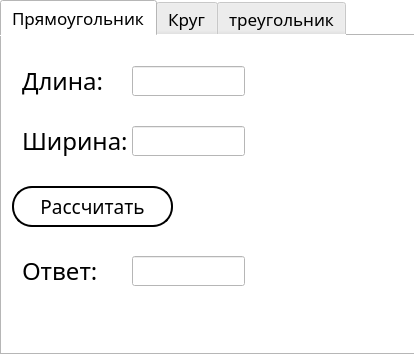
<?xml version="1.0" encoding="UTF-8"?>
<ui version="4.0">
 <class>widget</class>
 <widget class="QWidget" name="widget">
  <property name="geometry">
   <rect>
    <x>0</x>
    <y>0</y>
    <width>414</width>
    <height>354</height>
   </rect>
  </property>
  <property name="font">
   <font>
    <family>Gotham Pro</family>
    <pointsize>18</pointsize>
   </font>
  </property>
  <property name="windowTitle">
   <string>Form</string>
  </property>
  <property name="styleSheet">
   <string notr="true">background-color: rgb(255, 255, 255);</string>
  </property>
  <widget class="QTabWidget" name="tabWidget">
   <property name="geometry">
    <rect>
     <x>0</x>
     <y>0</y>
     <width>415</width>
     <height>355</height>
    </rect>
   </property>
   <property name="font">
    <font>
     <family>Gotham Pro</family>
     <pointsize>13</pointsize>
    </font>
   </property>
   <property name="currentIndex">
    <number>0</number>
   </property>
   <property name="usesScrollButtons">
    <bool>true</bool>
   </property>
   <widget class="QWidget" name="tab">
    <attribute name="title">
     <string>Прямоугольник</string>
    </attribute>
    <widget class="QLabel" name="label_104">
     <property name="geometry">
      <rect>
       <x>20</x>
       <y>90</y>
       <width>110</width>
       <height>30</height>
      </rect>
     </property>
     <property name="font">
      <font>
       <family>Gotham Pro</family>
       <pointsize>18</pointsize>
      </font>
     </property>
     <property name="text">
      <string>Ширина:</string>
     </property>
    </widget>
    <widget class="QLineEdit" name="lineEdit_111">
     <property name="geometry">
      <rect>
       <x>130</x>
       <y>90</y>
       <width>113</width>
       <height>30</height>
      </rect>
     </property>
    </widget>
    <widget class="QLabel" name="label_121">
     <property name="geometry">
      <rect>
       <x>20</x>
       <y>30</y>
       <width>90</width>
       <height>30</height>
      </rect>
     </property>
     <property name="font">
      <font>
       <family>Gotham Pro</family>
       <pointsize>18</pointsize>
      </font>
     </property>
     <property name="text">
      <string>Длина:</string>
     </property>
    </widget>
    <widget class="QLabel" name="label_105">
     <property name="geometry">
      <rect>
       <x>20</x>
       <y>220</y>
       <width>90</width>
       <height>30</height>
      </rect>
     </property>
     <property name="font">
      <font>
       <family>Gotham Pro</family>
       <pointsize>18</pointsize>
      </font>
     </property>
     <property name="text">
      <string>Ответ:</string>
     </property>
    </widget>
    <widget class="QLineEdit" name="lineEdit_112">
     <property name="geometry">
      <rect>
       <x>130</x>
       <y>220</y>
       <width>113</width>
       <height>30</height>
      </rect>
     </property>
    </widget>
    <widget class="QLineEdit" name="lineEdit_110">
     <property name="geometry">
      <rect>
       <x>130</x>
       <y>30</y>
       <width>113</width>
       <height>30</height>
      </rect>
     </property>
    </widget>
    <widget class="QPushButton" name="pushButton_113">
     <property name="geometry">
      <rect>
       <x>10</x>
       <y>150</y>
       <width>161</width>
       <height>41</height>
      </rect>
     </property>
     <property name="font">
      <font>
       <family>Gotham Pro</family>
       <pointsize>14</pointsize>
      </font>
     </property>
     <property name="styleSheet">
      <string notr="true">QPushButton
{

background:white;
border-radius:20px;
border:2px solid black;
}
</string>
     </property>
     <property name="text">
      <string>Рассчитать</string>
     </property>
    </widget>
   </widget>
   <widget class="QWidget" name="tab_2">
    <attribute name="title">
     <string>Круг</string>
    </attribute>
    <widget class="QLabel" name="label">
     <property name="geometry">
      <rect>
       <x>20</x>
       <y>40</y>
       <width>211</width>
       <height>30</height>
      </rect>
     </property>
     <property name="font">
      <font>
       <family>Gotham Pro</family>
       <pointsize>18</pointsize>
      </font>
     </property>
     <property name="text">
      <string>Радиус круга (r):</string>
     </property>
    </widget>
    <widget class="QLineEdit" name="lineEdit_113">
     <property name="geometry">
      <rect>
       <x>240</x>
       <y>40</y>
       <width>113</width>
       <height>30</height>
      </rect>
     </property>
    </widget>
    <widget class="QPushButton" name="pushButton_114">
     <property name="geometry">
      <rect>
       <x>10</x>
       <y>110</y>
       <width>161</width>
       <height>41</height>
      </rect>
     </property>
     <property name="font">
      <font>
       <family>Gotham Pro</family>
       <pointsize>14</pointsize>
      </font>
     </property>
     <property name="styleSheet">
      <string notr="true">QPushButton
{

background:white;
border-radius:20px;
border:2px solid black;
}
</string>
     </property>
     <property name="text">
      <string>Рассчитать</string>
     </property>
    </widget>
    <widget class="QLabel" name="label_2">
     <property name="geometry">
      <rect>
       <x>20</x>
       <y>190</y>
       <width>91</width>
       <height>31</height>
      </rect>
     </property>
     <property name="font">
      <font>
       <family>Gotham Pro</family>
       <pointsize>18</pointsize>
      </font>
     </property>
     <property name="text">
      <string>Ответ:</string>
     </property>
    </widget>
    <widget class="QLineEdit" name="lineEdit_114">
     <property name="geometry">
      <rect>
       <x>120</x>
       <y>190</y>
       <width>113</width>
       <height>30</height>
      </rect>
     </property>
    </widget>
   </widget>
   <widget class="QWidget" name="tab_3">
    <attribute name="title">
     <string>треугольник</string>
    </attribute>
    <widget class="QLabel" name="label_3">
     <property name="geometry">
      <rect>
       <x>20</x>
       <y>30</y>
       <width>171</width>
       <height>30</height>
      </rect>
     </property>
     <property name="font">
      <font>
       <family>Gotham Pro</family>
       <pointsize>18</pointsize>
      </font>
     </property>
     <property name="text">
      <string>1-ая сторона:</string>
     </property>
    </widget>
    <widget class="QLabel" name="label_4">
     <property name="geometry">
      <rect>
       <x>20</x>
       <y>80</y>
       <width>171</width>
       <height>30</height>
      </rect>
     </property>
     <property name="font">
      <font>
       <family>Gotham Pro</family>
       <pointsize>18</pointsize>
      </font>
     </property>
     <property name="text">
      <string>2-ая сторона:</string>
     </property>
    </widget>
    <widget class="QLabel" name="label_5">
     <property name="geometry">
      <rect>
       <x>20</x>
       <y>130</y>
       <width>171</width>
       <height>30</height>
      </rect>
     </property>
     <property name="font">
      <font>
       <family>Gotham Pro</family>
       <pointsize>18</pointsize>
      </font>
     </property>
     <property name="text">
      <string>3-яя сторона:</string>
     </property>
    </widget>
    <widget class="QLineEdit" name="lineEdit_115">
     <property name="geometry">
      <rect>
       <x>210</x>
       <y>30</y>
       <width>113</width>
       <height>30</height>
      </rect>
     </property>
    </widget>
    <widget class="QLineEdit" name="lineEdit_116">
     <property name="geometry">
      <rect>
       <x>210</x>
       <y>80</y>
       <width>113</width>
       <height>30</height>
      </rect>
     </property>
    </widget>
    <widget class="QLineEdit" name="lineEdit_117">
     <property name="geometry">
      <rect>
       <x>210</x>
       <y>130</y>
       <width>113</width>
       <height>30</height>
      </rect>
     </property>
    </widget>
    <widget class="QPushButton" name="pushButton_115">
     <property name="geometry">
      <rect>
       <x>10</x>
       <y>190</y>
       <width>161</width>
       <height>41</height>
      </rect>
     </property>
     <property name="font">
      <font>
       <family>Gotham Pro</family>
       <pointsize>14</pointsize>
      </font>
     </property>
     <property name="styleSheet">
      <string notr="true">QPushButton
{

background:white;
border-radius:20px;
border:2px solid black;
}
</string>
     </property>
     <property name="text">
      <string>Рассчитать</string>
     </property>
    </widget>
    <widget class="QLabel" name="label_6">
     <property name="geometry">
      <rect>
       <x>20</x>
       <y>260</y>
       <width>91</width>
       <height>31</height>
      </rect>
     </property>
     <property name="font">
      <font>
       <family>Gotham Pro</family>
       <pointsize>18</pointsize>
      </font>
     </property>
     <property name="text">
      <string>Ответ:</string>
     </property>
    </widget>
    <widget class="QLineEdit" name="lineEdit_118">
     <property name="geometry">
      <rect>
       <x>120</x>
       <y>260</y>
       <width>113</width>
       <height>30</height>
      </rect>
     </property>
    </widget>
   </widget>
  </widget>
 </widget>
 <resources/>
 <connections/>
</ui>
